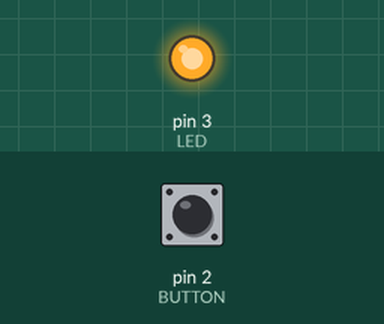
Bench run of a sketch on a simulated Arduino Uno, built with avr-gcc and run on an emulated ATmega328P. Parts: output pins drawn as LEDs (lit = HIGH). Inputs (shaded band) come from the test bench; at power-on: pin 2 (BUTTON) HIGH.

Above: at 1.2 s.
1.3 s: pin 2 (BUTTON) pulled LOW for 0.15 s
At 1.37 s:
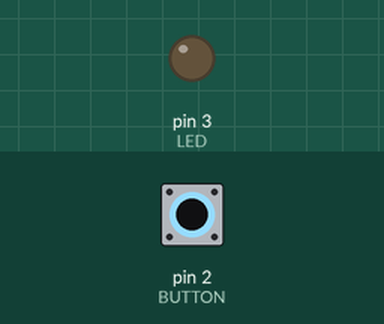
2.9 s: pin 2 (BUTTON) pulled LOW for 3.2 s
At 6.5 s:
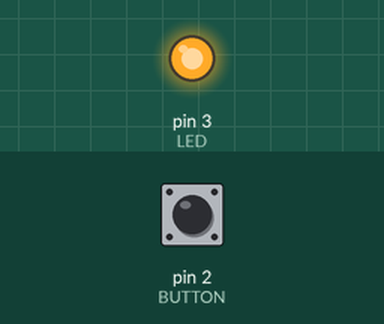
Timing chart, 0 to 8.0 s (numbered marks = the images above; inputs shaded):
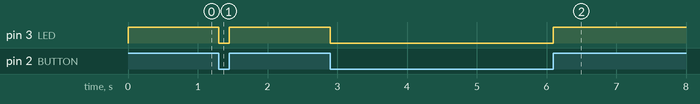

The sketch:

LED_Taster_PullUp.ino
```cpp
#define LED 3
#define BUTTON 2

void setup() {
  pinMode(LED,OUTPUT);
  pinMode(BUTTON,INPUT_PULLUP); //Pin D2 wird als Eingang definiert
                                //und mit internem Pull-Up verbunden
}

void loop() {
  int buttonState = digitalRead(BUTTON); //Den Zustand des Tasters
                                         //an D2 auslesen
  digitalWrite(LED, buttonState); //LED entsprechend schalten
}
```

Measured:
- after the input at 1.3 s, pin 3 (LED): HIGH → LOW at once, → HIGH 0.15 s later
- after the input at 2.9 s, pin 3 (LED): HIGH → LOW at once, → HIGH 3.2 s later
